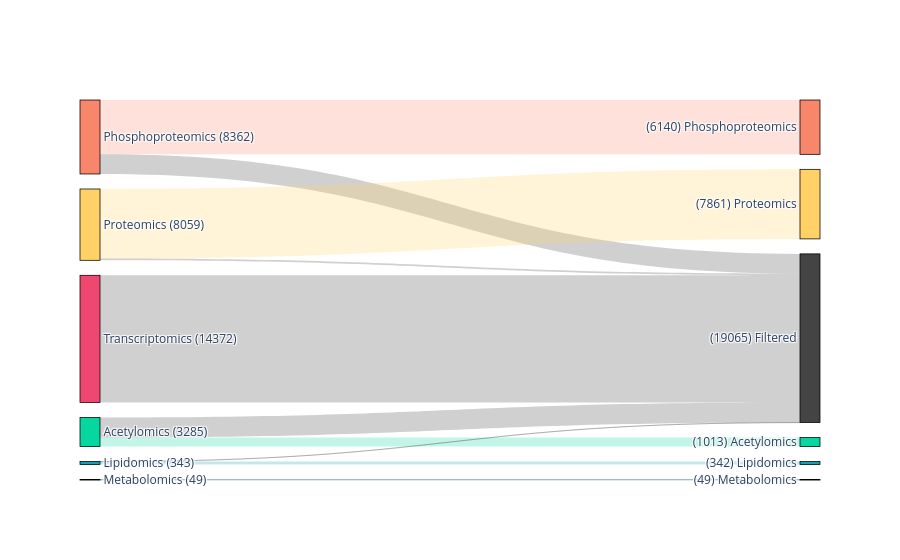

Write notebook code for a chart like this one.
### Markdown cell above
### FLT3-ITD vs. WT
#### Black patients

### Code cell
# select the sample columns
# WT
wt_cols = meta.filter(
    (pl.col("Race") == "Black")
    & ~pl.col("NPM1")
    & ~pl.col("FLT3_ITD")
    & ~pl.col("IDH1+IDH2")
    & ~pl.col("NRAS")
)["Sample"].to_list()
print(f"{wt_cols=}")
# NPM1
mut_cols = meta.filter(
    (pl.col("Race") == "Black")
    & ~pl.col("NPM1")
    & pl.col("FLT3_ITD")
    & ~pl.col("IDH1+IDH2")
    & ~pl.col("NRAS")
)["Sample"].to_list()
print(f"{mut_cols=}")

# save the sample columns
with open(os.path.join(CACHE_DIR, "B_FLT3-ITD-WT_cols.pkl"), "wb") as pf:
    pickle.dump((wt_cols, mut_cols), pf)

# subset the omics data
subset = select_subset(combined, wt_cols, mut_cols)

# save the subset to file
subset.write_ipc(os.path.join(CACHE_DIR, "B_FLT3-ITD-WT.arrow"))

# display
display(subset)

# report on the number of features in each block
subset.group_by("Block").len().sort("len", descending=True)

# plot feature counts before/after subsetting
plot_filtered_feature_counts(
    combined,
    subset,
    figname=os.path.join(FIGURE_DIR, "block-feature-counts_B_FLT3-ITD-WT.png")
)

### Figure 1 — Plotly figure (JSON) as saved in the notebook; plotly's stock layout.template omitted (floating-point values rounded to 4 significant figures)
{"data": [{"arrangement": "freeform", "link": {"color": ["rgba(68, 68, 68, 0.25)", "rgba(247, 134, 107, 0.25)", "rgba(68, 68, 68, 0.25)", "rgba(255, 209, 102, 0.25)", "rgba(68, 68, 68, 0.25)", "rgba(6, 214, 160, 0.25)", "rgba(68, 68, 68, 0.25)", "rgba(17, 162, 178, 0.25)", "rgba(68, 68, 68, 0.25)", "rgba(11, 101, 132, 0.25)", "rgba(68, 68, 68, 0.25)"], "source": [0, 2, 2, 4, 4, 6, 6, 8, 8, 10, 10], "target": [12, 3, 12, 5, 12, 7, 12, 9, 12, 11, 12], "value": [14372, 6140, 2222, 7861, 198, 1013, 2272, 342, 1, 49, 0]}, "node": {"color": ["#EF476F", "#EF476F", "#F7866B", "#F7866B", "#FFD166", "#FFD166", "#06D6A0", "#06D6A0", "#11A2B2", "#11A2B2", "#0B6584", "#0B6584", "#444444"], "label": ["Transcriptomics (14372)", "(0) Transcriptomics", "Phosphoproteomics (8362)", "(6140) Phosphoproteomics", "Proteomics (8059)", "(7861) Proteomics", "Acetylomics (3285)", "(1013) Acetylomics", "Lipidomics (343)", "(342) Lipidomics", "Metabolomics (49)", "(49) Metabolomics", "(19065) Filtered"], "line": {"color": "black", "width": 0.75}, "pad": 15, "thickness": 20}, "type": "sankey"}], "layout": {}}
